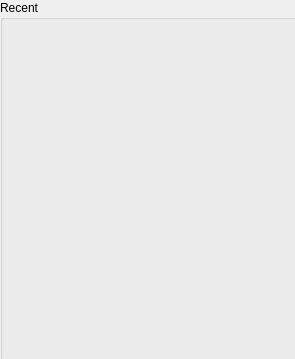
<?xml version="1.0" encoding="UTF-8"?>
<ui version="4.0">
 <class>Form</class>
 <widget class="QWidget" name="Form">
  <property name="geometry">
   <rect>
    <x>0</x>
    <y>0</y>
    <width>295</width>
    <height>359</height>
   </rect>
  </property>
  <property name="windowTitle">
   <string>Form</string>
  </property>
  <widget class="QGroupBox" name="groupBox">
   <property name="geometry">
    <rect>
     <x>0</x>
     <y>0</y>
     <width>301</width>
     <height>361</height>
    </rect>
   </property>
   <property name="title">
    <string>Recent</string>
   </property>
  </widget>
 </widget>
 <resources/>
 <connections/>
</ui>
